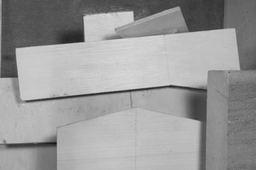
#> input picture assets/Wooden/frame10.png, 256 x 170 px, shrunk from 584 x 388 before the run
$ jupyter execute --allow-errors Farneback.ipynb
#> lines starting #> are read from the running program, lines starting #| are printed output that depends on the picture
# Farnebäck Optical Flow Algorithm Tutorial

The notebook will bring you going through the key processes in Farnebäck optical flow algorithm OpenCV implementation. I will try to explain them step by step and introduce the underlying mathematics simultaneously.
In short, Farneback algorithm consists two major steps: first, polynomial expansion; second, displacement estimation. Here we grab two images from Middlebury dataset as our input and we do not consider aperture problem at this stage.

[cell 1]
import cv2
import numpy as np
from matplotlib import pyplot as plt

image0 = cv2.imread("assets/Wooden/frame10.png", cv2.IMREAD_GRAYSCALE)
#> image0 is the input picture: shape (170, 256); min 16, max 218, mean 153.5
image1 = cv2.imread("assets/Wooden/frame11.png", cv2.IMREAD_GRAYSCALE)
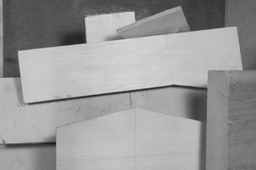
#> input picture assets/Wooden/frame11.png, 256 x 170 px, shrunk from 584 x 388 before the run
#> image1 is the input picture: shape (170, 256); min 19, max 218, mean 152.7
images = [image0, image1]
show0 = cv2.cvtColor(images[0], cv2.COLOR_GRAY2RGB)
show1 = cv2.cvtColor(images[1], cv2.COLOR_GRAY2RGB)

fig = plt.figure(0)
showFig = fig.add_subplot(1, 2, 1)
plt.imshow(show0)
showFig.set_title("Frame 0")
showFig.axis('off')
showFig = fig.add_subplot(1, 2, 2)
plt.imshow(show1)
showFig.set_title("Frame 1")
showFig.axis('off')
plt.show()
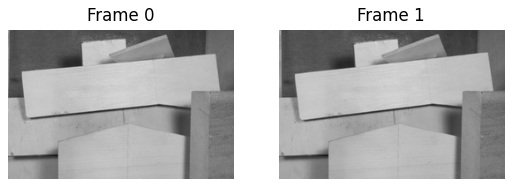
#> figure drawn by matplotlib, 2 panels

## Polynomial Expansion
Polynomial expansion approximates the neighborhood of each pixel for each frame as a quadratic polynomial. The polynomials are the basic representation of features in the algirithm. The basic form of quadratic polynomial is:
$$f(\mathbf{x}) \sim \mathbf{x}^T \mathbf{A x} + \mathbf{b}^T \mathbf{x} + c.$$
In the algorithm, there are two parameters: size of the pixel neighborhood and standard deviation of the Gaussian used to smooth derivatives used as a basis for the polynomial expansion, we set them 5 and 1.1 respectively.

[cell 2]
polyn = 5
sigma = 1.2
images = [images[0].astype(np.float32), images[1].astype(np.float32)]

#> (a cell that did not finish here is left out)

### Prepare Gaussian
Calculate the inverse of matrix G
$$\mathbf{G = B^*W_a W_c B},$$
where $\mathbf{W_a}$ and $\mathbf{W_c}$ are diagonal matrices for applicability and certainty respectively. We can even assume $\mathbf{W_c}$ is an identity matrix for all the pixels within the border.
Given applicability in each neighborhood $${a(\mathbf{x}) = e^{-0.5 \mathbf{x}^T \mathbf{x}}}.$$

[cell 4]
fig = plt.figure(1)

# create Gaussian applicability kernel
g = [None]*(2*polyn+1)
xg = [None]*(2*polyn+1)
xxg = [None]*(2*polyn+1)

s = 0
for index, x in zip(range(2*polyn+1), range(-polyn, polyn+1)):
    g[index] = np.exp(-x*x/(2*sigma*sigma))
    s += g[index]

# normalize Gaussian applicability kernel
# separable normalized convolution
s = 1.0/s
for index, x in zip(range(2*polyn+1), range(-polyn, polyn+1)):
    g[index] = g[index]*s
    xg[index] = x*g[index]
    xxg[index] = x*x*g[index]

# dual basis
G = np.zeros((6, 6))
# G:
# [ a        b  b    ] 1
# [    b             ] x
# [       b          ] y
# [ b        c  d    ] x2
# [ b        d  c    ] y2
# [                d ] xy
#   1  x  y x2 y2 xy
for iy, y in zip(range(2*polyn+1), range(-polyn, polyn+1)):
    for ix, x in zip(range(2*polyn+1), range(-polyn, polyn+1)):
        G[0, 0] += g[iy]*g[ix]
        G[1, 1] += g[iy]*g[ix]*x*x
        G[3, 3] += g[iy]*g[ix]*x*x*x*x
        G[5, 5] += g[iy]*g[ix]*x*x*y*y

G[2, 2] = G[0, 3] = G[0, 4] = G[3, 0] = G[4, 0] = G[1, 1]
G[4, 4] = G[3, 3]
G[3, 4] = G[4, 3] = G[5, 5]
showFig = fig.add_subplot(1, 2, 1)
showFig.set_title("G")
plt.imshow(G)
plt.colorbar(fraction=0.046, pad=0.04)

# invG:
# [ x        e  e    ] 1
# [    y             ] x
# [       y          ] y
# [ e        z       ] xx
# [ e           z    ] yy
# [                u ] xy
#   1  x  y xx yy xy
invG = np.linalg.inv(G) # use Cholesky if possible
showFig = fig.add_subplot(1, 2, 2)
showFig.set_title("inverted G")
plt.imshow(invG)
plt.colorbar(fraction=0.046, pad=0.04)
plt.show()
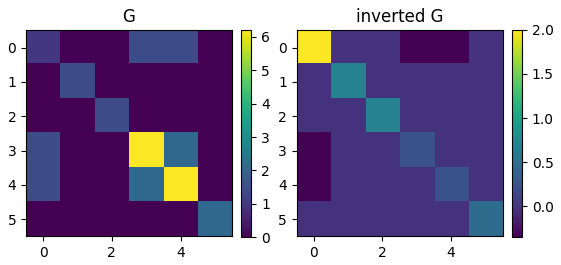
#> figure drawn by matplotlib, 4 panels
# return (g, xg, xxg, invG[1, 1], invG[0, 3], invG[3, 3], invG[5, 5])

### Normalized convolution
Construct correlation kernels and convolve. Actually, it is simplified as convolutions between two functions $$$$
Furthermore, in order to accelerate the computations, a correlator structure based on Cartesian separability is proposed.

[cell 5]
R = [[], []]
ig11 = invG[1, 1]
ig03 = invG[0, 3]
ig33 = invG[3, 3]
ig55 = invG[5, 5]

for src, index in zip(images, range(2)):
    width = src.shape[1]
    height = src.shape[0]
    row = np.empty((width + polyn*2)*3, dtype=np.float32)
    index_row = 3*polyn

    R[index] = np.empty((height, width, 5), dtype=np.float32)
    # [Pixel0[r2, r3, r4, r5, r6], Pixel1[r2, r3, r4, r5, r6], ...]
    for y in range(0, height):
        g0 = g[0]

        # vertical part of convolution
        for x in range(0, width):
            row[index_row + x*3] = src[y][x]*g0
            row[index_row + x*3+1] = row[index_row + x*3+2] = 0.0

        for k in range(1, polyn+1):
            g0 = g[k]
            g1 = xg[k]
            g2 = xxg[k]
            index_src0 = max(y-k, 0)
            index_src1 = min(y+k, height-1)

            for x in range(0, width):
                p = src[index_src0][x] + src[index_src1][x]
                t0 = row[index_row + x*3] + g0*p
                t1 = row[index_row + x*3+1] + g1*(src[index_src1][x] - src[index_src0][x])
                t2 = row[index_row + x*3+2] + g2*p

                row[index_row + x*3] = t0
                row[index_row + x*3+1] = t1
                row[index_row + x*3+2] = t2

        # horizontal part of convolution
        for x in range(0, polyn*3):
            row[index_row -1-x] = row[index_row + 2-x]
            row[index_row + width*3+x] = row[index_row + width*3+x-3]

        for x in range(0, width):
            g0 = g[0]
            # r1 ~ 1, r2 ~ x, r3 ~ y, r4 ~ x^2, r5 ~ y^2, r6 ~ xy
            b1 = row[index_row + x*3]*g0
            b2 = 0
            b3 = row[index_row + x*3+1]*g0
            b4 = 0
            b5 = row[index_row + x*3+2]*g0
            b6 = 0

            for k in range(1, polyn+1):
                tg = row[index_row + (x+k)*3] + row[index_row + (x-k)*3]
                g0 = g[k]
                b1 += tg*g0
                b4 += tg*xxg[k]
                b2 += (row[index_row + (x+k)*3] - row[index_row + (x-k)*3])*xg[k]
                b3 += (row[index_row + (x+k)*3+1] + row[index_row + (x-k)*3+1])*g0
                b6 += (row[index_row + (x+k)*3+1] - row[index_row + (x-k)*3+1])*xg[k]
                b5 += (row[index_row + (x+k)*3+2] + row[index_row + (x-k)*3+2])*g0

            # DC term r1 is omitted
            R[index][y][x][1] = b2*ig11
            R[index][y][x][0] = b3*ig11
            R[index][y][x][3] = b1*ig03 + b4*ig33
            R[index][y][x][2] = b1*ig03 + b5*ig33
            R[index][y][x][4] = b6*ig55

    index_row -= polyn*3
#> this loop made 2 passes
#> (index, width, height, index_row) on passes 1 to 2: (0, 256, 170, 0), (1, 256, 170, 0)
#> after the loop, R = 2 items

print(*(R[0].shape))
#| 170 256 5
print(*(R[1].shape))
#| 170 256 5

## Displacement Estimation
Overall the algorithm works in the following way:

with the approximated $\mathbf{A}_i$ and $\mathbf{b}_i$ from polynomial expansion, we can calculate the translation vector $\mathbf{d}_i$ with the assumption:
$$f_2(\mathbf{x})=f_1(\mathbf{x-d}).$$
Intuitively, expand the coefficients of quadratic polynomials, we should get:
$$
\mathbf{A_2=A_1\\
b_2=b_1-2A_1d}\\
c_2=\mathbf{d}^T\mathbf{A_1d - (b_1)}^T\mathbf{d} + c_1.
$$
However, the above assumption is too strong to be applicable, so a few
$$
\mathbf{A(x) = \cfrac{A_1(x) + A_2(x)}{2}\\
\Delta b(x) = -\cfrac{1}{2} (b_2(x)-b_1(x))}
$$
so
$$\mathbf{A(x)d(x) = \Delta b(x)}$$

[cell 6]
winsize = 15
block_size = winsize
flow = np.zeros((image0.shape[0], image0.shape[1], 2), dtype=np.float32)
matM = np.empty((height, width, 5), dtype=np.float32)
_y0 = 0
_y1 = image0.shape[0]

[cell 7]
def UpdateMatrices(R): # ( const Mat& _flow, Mat& matM, int _y0, int _y1 )
    BORDER = 5
    border = [0.14, 0.14, 0.4472, 0.4472, 0.4472]
    width = flow.shape[1]
#> width = 256
    height = flow.shape[0]
#> height = 170

    for y in range(_y0, _y1):
        for x in range(0, width):
            pos = divmod(x*2, width)
            dx = flow[pos[0]][pos[1]][0]
            dy = flow[pos[0]][pos[1]][1]
            fx = x + dx
            fy = y + dy

            x1 = int(np.floor(fx))
            y1 = int(np.floor(fy))
            fx -= x1
            fy -= y1

            # quadratic linear interpolation to get the prior displacement guess
            if abs(x1) < abs(width-1) and abs(y1) < abs(height-1):
                a00 = (1.0-fx)*(1.0-fy)
                a01 = fx*(1.0-fy)
                a10 = (1.0-fx)*fy
                a11 = fx*fy

                r2 = a00*R[1][y1][x1][0] + a01*R[1][y1][x1+1][0] + a10*R[1][y1+1][x1][0] + a11*R[1][y1+1][x1+1][0]
                r3 = a00*R[1][y1][x1][1] + a01*R[1][y1][x1+1][1] + a10*R[1][y1+1][x1][1] + a11*R[1][y1+1][x1+1][1]
                r4 = a00*R[1][y1][x1][2] + a01*R[1][y1][x1+1][2] + a10*R[1][y1+1][x1][2] + a11*R[1][y1+1][x1+1][2]
                r5 = a00*R[1][y1][x1][3] + a01*R[1][y1][x1+1][3] + a10*R[1][y1+1][x1][3] + a11*R[1][y1+1][x1+1][3]
                r6 = a00*R[1][y1][x1][4] + a01*R[1][y1][x1+1][4] + a10*R[1][y1+1][x1][4] + a11*R[1][y1+1][x1+1][4]

                r4 = (R[0][y][x][2] + r4)*0.5
                r5 = (R[0][y][x][3] + r5)*0.5
                r6 = (R[0][y][x][4] + r6)*0.25
            else:
                r2 = r3 = 0.0
                r4 = R[0][y][x][2]
                r5 = R[0][y][x][3]
                r6 = R[0][y][x][4]*0.5

            r2 = (R[0][y][x][0] - r2)*0.5
            r3 = (R[0][y][x][1] - r3)*0.5

            r2 += r4*dy + r6*dx
            r3 += r6*dy + r5*dx

            if abs(x - BORDER) >= abs(width - BORDER*2) or abs(y - BORDER) >= abs(height - BORDER*2):
                scale = (border[x] if x < BORDER else 1.0)*(border[width-x-1] if x >= width-BORDER else 1.0)*(border[y] if y < BORDER else 1.0)*(border[height-y-1] if y >= height - BORDER else 1.0)
                r2 *= scale
                r3 *= scale
                r4 *= scale
                r5 *= scale
                r6 *= scale

            matM[y][x][0] = r4*r4 + r6*r6 # G(1,1)
            matM[y][x][1] = (r4 + r5)*r6  # G(1,2)=G(2,1)
            matM[y][x][2] = r5*r5 + r6*r6 # G(2,2)
            matM[y][x][3] = r4*r2 + r6*r3 # h(1)
            matM[y][x][4] = r6*r2 + r5*r3 # h(2)

[cell 8]
UpdateMatrices(R)

[cell 9]
#UpdateFlow_Blur(flow, matM)
width = flow.shape[1]
height = flow.shape[0]
m = block_size//2
y0 = 0
min_update_stripe = max((1 << 10)/width, block_size)
#> min_update_stripe = 15
scale = 1.0/(block_size*block_size)

vsum = [None]*((width + m*2 + 2)*5)
index_vsum = (m+1)*5

# init vsum
index_srow0 = 0 #matM
#> (the rest of this cell did not finish here and is left out)
